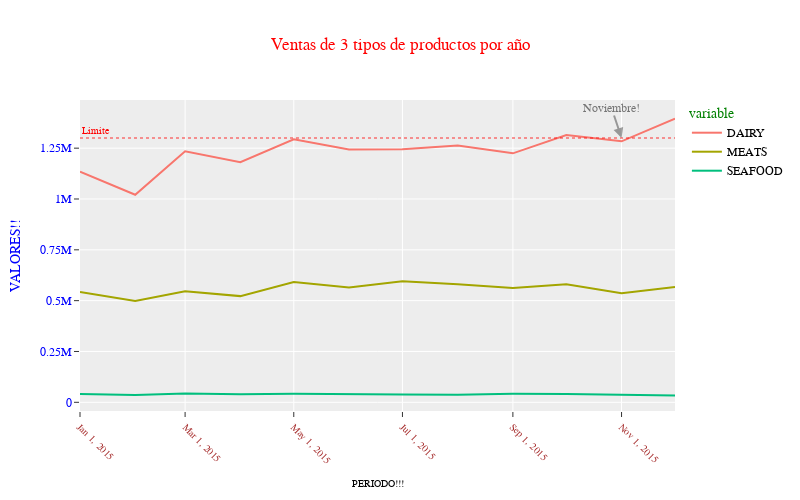

Notebook cell for this chart:
### Markdown cell above
https://plotly.com/python/templates/

### Code cell
fig = px.line(
    df,
    width=800,# medida en px
    height=500,
    template='ggplot2', # styles por temas
    title='Ventas de 3 tipos de productos por año',

)


fig.update_layout(
    xaxis_title="PERIODO!!!",
    yaxis_title="VALORES!!",
    #personalizacion de textos
    font_color="blue",
    font_family="Courier New",
    # cambiar color del texto de la leyenda
    legend_font_color='black',
    legend_title_font_color='green',
    title_font_color='red',
    title_font_family='Times New Roman'
)


fig.update_xaxes(
    tickangle=45,
    tickvals=df.index.values[::2],
    tickmode='array',
    #personalizacion textos
    title_font_family='Arial',
    title_font_color='black',
    title_font_size=10,
    # personalizacion ticks
    tickfont={
        'family':'Rockwell',
        'color':'brown',
        'size': 10
    }
)

fig.update_yaxes(
    
    dtick=250000,
 
)


fig.add_annotation( # viene ya con linea no con =>
    x='2015-11', 
    y=1300000,
    text="Noviembre!",
    opacity=0.5,
    font={
        'size':12,
        'color':'black'
    },
    showarrow=True,
    arrowsize=1,
    arrowwidth=2,
    arrowhead=2# tipo de flecha por numero de 0-8
)

# agregamos linea horizontal
fig.add_hline(
    y=1300000,
    annotation_text="Limite",
    annotation_position="top left",# respecto de la linea
    annotation_font_color='red',
    annotation_font_size=10,
    line_dash="dot",
    opacity=0.8,
    line_width=1,
    line_color='red'
)

fig.show()

### Figure 1 — Plotly figure (JSON) as saved in the notebook; plotly's stock layout.template omitted (floating-point values rounded to 4 significant figures)
{"data": [{"hovertemplate": "variable=DAIRY<br>fecha=%{x}<br>value=%{y}<extra></extra>", "legendgroup": "DAIRY", "line": {"color": "#F8766D", "dash": "solid"}, "marker": {"symbol": "circle"}, "mode": "lines", "name": "DAIRY", "orientation": "v", "showlegend": true, "type": "scatter", "x": ["2015-01", "2015-02", "2015-03", "2015-04", "2015-05", "2015-06", "2015-07", "2015-08", "2015-09", "2015-10", "2015-11", "2015-12"], "xaxis": "x", "y": [1134521, 1020747, 1234851, 1181180, 1293308, 1243588, 1244815, 1263428, 1224619, 1314827, 1283672, 1394582], "yaxis": "y"}, {"hovertemplate": "variable=MEATS<br>fecha=%{x}<br>value=%{y}<extra></extra>", "legendgroup": "MEATS", "line": {"color": "#A3A500", "dash": "solid"}, "marker": {"symbol": "circle"}, "mode": "lines", "name": "MEATS", "orientation": "v", "showlegend": true, "type": "scatter", "x": ["2015-01", "2015-02", "2015-03", "2015-04", "2015-05", "2015-06", "2015-07", "2015-08", "2015-09", "2015-10", "2015-11", "2015-12"], "xaxis": "x", "y": [543100.0, 498700.0, 546500.0, 522300.0, 591700.0, 565000.0, 594900.0, 581200.0, 562700.0, 580800.0, 535900.0, 567400.0], "yaxis": "y"}, {"hovertemplate": "variable=SEAFOOD<br>fecha=%{x}<br>value=%{y}<extra></extra>", "legendgroup": "SEAFOOD", "line": {"color": "#00BF7D", "dash": "solid"}, "marker": {"symbol": "circle"}, "mode": "lines", "name": "SEAFOOD", "orientation": "v", "showlegend": true, "type": "scatter", "x": ["2015-01", "2015-02", "2015-03", "2015-04", "2015-05", "2015-06", "2015-07", "2015-08", "2015-09", "2015-10", "2015-11", "2015-12"], "xaxis": "x", "y": [40470.0, 36070.0, 43810.0, 39980.0, 42510.0, 38780.0, 38540.0, 37770.0, 41910.0, 41420.0, 38820.0, 33730.0], "yaxis": "y"}], "layout": {"annotations": [{"arrowhead": 2, "arrowsize": 1, "arrowwidth": 2, "font": {"color": "black", "size": 12}, "opacity": 0.5, "showarrow": true, "text": "Noviembre!", "x": "2015-11", "y": 1300000}, {"font": {"color": "red", "size": 10}, "showarrow": false, "text": "Limite", "x": 0, "xanchor": "left", "xref": "x domain", "y": 1300000, "yanchor": "bottom", "yref": "y"}], "font": {"color": "blue", "family": "Courier New"}, "height": 500, "legend": {"font": {"color": "black"}, "title": {"font": {"color": "green"}, "text": "variable"}, "tracegroupgap": 0}, "shapes": [{"line": {"color": "red", "dash": "dot", "width": 1}, "opacity": 0.8, "type": "line", "x0": 0, "x1": 1, "xref": "x domain", "y0": 1300000, "y1": 1300000, "yref": "y"}], "title": {"font": {"color": "red", "family": "Times New Roman"}, "text": "Ventas de 3 tipos de productos por año"}, "width": 800, "xaxis": {"anchor": "y", "domain": [0, 1], "tickangle": 45, "tickfont": {"color": "brown", "family": "Rockwell", "size": 10}, "tickmode": "array", "tickvals": ["2015-01", "2015-03", "2015-05", "2015-07", "2015-09", "2015-11"], "title": {"font": {"color": "black", "family": "Arial", "size": 10}, "text": "PERIODO!!!"}}, "yaxis": {"anchor": "x", "domain": [0, 1], "dtick": 250000, "title": {"text": "VALORES!!"}}}}
